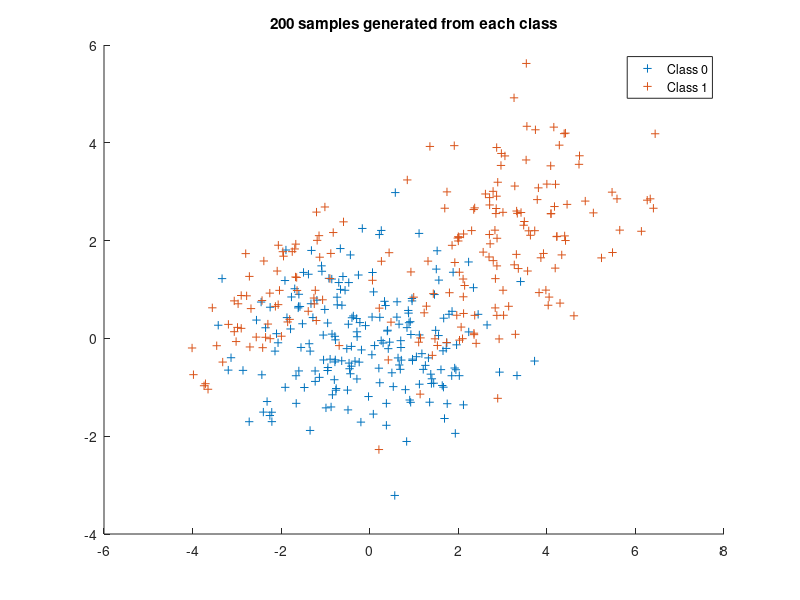

This figure's MATLAB source: (Note: this script raises an error after producing the figure.)
%% 1) Generate 2D synthetic data
N = 200;

% Class 0
m_0 = [0, 0]';
lambda_01 = 2;
lambda_02 = 1;
theta_0 = 0;
u_01 = [cos(theta_0), sin(theta_0)]';
u_02 = [-sin(theta_0), cos(theta_0)]';
C_0 = lambda_01*(u_01*u_01') + lambda_02*(u_02*u_02');

%rng('default')
data_0 = mvnrnd(m_0, C_0, N)';

% Class 1
% Component A
m_1A = [-2, 1]';
lambda_1A1 = 2;
lambda_1A2 = 1/4;
theta_1A = -3*pi/4;
u_1A1 = [cos(theta_1A), sin(theta_1A)]';
u_1A2 = [-sin(theta_1A), cos(theta_1A)]';
C_1A = lambda_1A1*(u_1A1*u_1A1') + lambda_1A2*(u_1A2*u_1A2');
pi_1A = 1/3;
% Component B
m_1B = [3, 2]';
lambda_1B1 = 3;
lambda_1B2 = 1;
theta_1B = pi/4;
u_1B1 = [cos(theta_1B), sin(theta_1B)]';
u_1B2 = [-sin(theta_1B), cos(theta_1B)]';
C_1B = lambda_1B1*(u_1B1*u_1B1') + lambda_1B2*(u_1B2*u_1B2');
pi_1B = 2/3;
% Mixture
dist_1 = gmdistribution([m_1A'; m_1B'], cat(3,C_1A,C_1B),[pi_1A, pi_1B]);

data_1 = random(dist_1,N)';

% Plot the generated data
figure(1); clf
scatter(data_0(1,:), data_0(2,:),'+')
hold on
scatter(data_1(1,:), data_1(2,:),'+r')
legend('Class 0', 'Class 1')
title('200 samples generated from each class')

% Save distribution parameters to .mat-file
save params.mat m_0 m_1A m_1B C_0 C_1A C_1B pi_1A pi_1B

%% 2) Use MAP to classify samples and compute the decision boundary

data = [data_0, data_1];
% Classify samples according to maximum likelihood
t = classifyByMAP(data); % t is a vector containing the labels of all samples

% Define the ranges and resolution of the grid used for computing the
% decision boundary
u = linspace(-10, 10, 100);
v = linspace(-10, 10, 100);

zp = zeros(length(u), length(v));

% Evaluate zp = p_0 - p_1 over the grid
for i = 1:length(u)
    for j = 1:length(v)
        x(:,j) = [u(i) v(j)]';
    end
    whos x
    p_uv_0  = getProbability(x, 0);
    p_uv_1  = getProbability(x, 1);
    zp(:,i) = p_uv_0 - p_uv_1;
end

% Plot the decision boundary with the samples
figure(2);
scatter(data_0(1,:), data_0(2,:),'+b')
hold on
scatter(data_1(1,:), data_1(2,:),'+r')
hold on
contour(u,v,zp, [0, 0],'k', 'LineWidth', 2)
title('Decision boundary using the MAP rule')
legend('Class 0','Class 1','Decision boundary')

%% 3) Estimation of conditional probability of incorrect classification with MAP

N_test = 5000;
Test_X_0 = mvnrnd(m_0, C_0, N_test)';
Test_X_1 = random(dist_1,N_test)';

data = [Test_X_0, Test_X_1];
t = classifyByMAP(data);

% Check which samples were correctly classified
corr_0 = 0;
corr_1 = 0;
for i=1:size(t,2)
    if (i<=N_test && t(i) == 0)
        corr_0 = corr_0 + 1;
    elseif (i>N_test && t(i) == 1)
        corr_1 = corr_1 + 1;
    end 
end
p_incorr_0 = (N_test - corr_0)/N_test
p_incorr_1 = (N_test - corr_1)/N_test

% Plot the decision boundary with the test samples
figure(3);
scatter(Test_X_0(1,:), Test_X_0(2,:),'.b')
hold on
scatter(Test_X_1(1,:), Test_X_1(2,:),'.r')
hold on
contour(u,v,zp, [0, 0],'k', 'LineWidth', 2)
title('Classification of 5000 samples using the MAP rule')
legend('Class 0','Class 1','Decision boundary')


%% 4) Kernelized logistic regression

N_training_samples = 80;
%rng('default')
X_0 = mvnrnd(m_0, C_0, N_training_samples/2)';
X_1 = random(dist_1,N_training_samples/2)';
l = 2.7;
X = [X_0 X_1];

K = -3*ones(N_training_samples);
for i=1:size(X,2)
    for j=1:size(X,2)
        K(i,j) = exp(-norm(X(:,i)-X(:,j))^2/(2*l^2));
    end
end

% Newton iterations
a = zeros(N_training_samples,1);
t = [zeros(N_training_samples/2,1); ones(N_training_samples/2,1)];

lambda = 1e-3;
for k=1:10
    y = 1./(1+exp(-a'*K))';
    R = diag(y.*(1-y));
    H = K*R*K+lambda*K;
    a0 = a;

    a = a - H\(K*(y-t+lambda*a));
    
    if (abs(a-a0)<0.01)
        k
        break
    end 
end


%% 5) Plotting of data points and decision boundary with the kernel trick

% Define the ranges of the grid
u = linspace(-10, 10, N_training_samples);
v = linspace(-10, 10, N_training_samples);

% Initialize space for the values to be plotted
zk = -3*ones(length(u), length(v));

% Evaluate z = a'*K over the grid
%K_uv = -3*ones(N_training_samples);
K_uv = -3*ones(N_training_samples,1);
for i=1:length(X)
    for j=1:length(X)
        x_uv = [u(i) ; v(j)];
        for m=1:length(X)
            K_uv(m) = exp(-norm(X(:,m)-x_uv)^2/(2*l^2));
        end
        zk(i,j) = a'*K_uv;
    end
end

% for i=1:size(X,2)
%     x_uv = [u(i) ; v(j)];
%     K_uv(i,j) = exp(-norm(X(:,i)-x_uv)^2/(2*l^2));
% 
%     for j=1:size(X,2)
%     end
% end
% for i = 1:length(u)
%     zk(i,:) = a'*K_uv(i,:);
% end
% 200x200
% Plot the generated data
figure(4);
scatter(X_0(1,:), X_0(2,:),'+')
hold on
scatter(X_1(1,:), X_1(2,:),'+r')
contour(u,v,zk,[0 0],'k', 'LineWidth', 2)
title('Classification from ASD samples using the kernel trick')
legend('Class 0','Class 1','Decision boundary')

%% 6)
% Ez?

%% 7)

% Map the data to 3rd degree feature vectors, gather in matrix form
Phi = createFeatureMatrix([data_0 data_1]);
w = zeros(size(Phi(:,1)));
t = [zeros(1,N) ones(1,N)];

for k=1:50
    y = 1./(1+exp(-w'*Phi));
    R = diag(y.*(1-y));
    w0 = w;
    w = w - (Phi*R*Phi')\Phi*(y-t)';
    if (abs(w-w0)<0.001)
        k
        break
    end 
end
% Decision boundary

% Define the ranges of the grid
u = linspace(-10, 10, 200);
v = linspace(-10, 10, 200);

% Initialize space for the values to be plotted
zp = zeros(length(u), length(v));

% Evaluate z = theta*x over the grid
for i = 1:length(u)
    for j = 1:length(v)
        phi_uv = createFeatureMatrix([u(i) v(j)]');
        zp(j,i) = w'*phi_uv;
    end
end

% Plot the generated data
figure(2);
scatter(data_0(1,:), data_0(2,:),'+')
hold on
scatter(data_1(1,:), data_1(2,:),'+r')
contour(u,v,zp, [0, 0],'k', 'LineWidth', 2)
title('Classification from 200 samples using the MAP rule')
legend('Class 0','Class 1','Decision boundary')

% Classify generated samples
class_0_correct = 0;
class_1_correct = 0;
for i = 1:2*N
    z = w'*Phi(:,i);
    if (z < 0 && i <= N)
        % Sample from Class 0 classified as Class 0
        class_0_correct = class_0_correct + 1;
    end
    if (z > 0 && i > N)
        % Sample from Class 1 classified as Class 1
        class_1_correct = class_1_correct + 1;
    end     
end
correct_classification_percentage = ((class_0_correct + class_1_correct) / (2*N))*100


%% 3) 7test? Estimation of conditional probability of incorrect classification with MAP
N_test = 5000;
MAP_test_samples_0 = mvnrnd(m_0, C_0, N_test);
MAP_test_samples_1 = random(dist_1,N_test);

Phi = createFeatureMatrix(MAP_test_samples_0, MAP_test_samples_1, 2);

class_0_correct = 0;
class_1_correct = 0;
for i = 1:2*N_test
    z = w'*Phi(:,i);
    if (z < 0 && i <= N_test)
        % Sample from Class 0 classified as Class 0
        class_0_correct = class_0_correct + 1;
    end
    if (z > 0 && i > N_test)
        % Sample from Class 1 classified as Class 1
        class_1_correct = class_1_correct + 1
    end     
end
prob_error_class_0 = (N_test - class_0_correct) / N_test
prob_error_class_1 = (N_test - class_1_correct) / N_test


% Plot the generated data
figure(1); clf
scatter(MAP_test_samples_0(:,1), MAP_test_samples_0(:,2),'.')
hold on
scatter(MAP_test_samples_1(:,1), MAP_test_samples_1(:,2),'.r')
contour(u,v,zp, [0, 0],'k', 'LineWidth', 2)
title('Simulated classification of 1000 samples using the MAP rule')
legend('Class 0','Class 1','Decision boundary')

%%


n = length(X);
K = 0;
for i = 1:n
    for j = 1:n
        K = K + norm(X(:,i)-X(:,j))^2;
    end
end
K = K/(n^2)